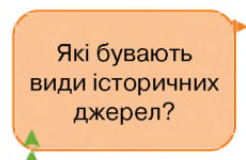
#> input picture erasure-samples/01.png, 246 x 160 px
$ python claude_text_removal.py --input erasure-samples/01.png --output out.png
#> lines starting #> are read from the running program, lines starting #| are printed output that depends on the picture; after the words box and inside, x2 and y2 are one past the last pixel; in counts of white or black regions, pixels touching at a corner belong together
#!/usr/bin/env python3
"""
Text removal from PNG images using advanced inpainting techniques.
Removes text while preserving background colors and patterns.

This module can be used both as a CLI tool and imported as a library:

CLI usage:
    python claude_text_removal.py --input image.png --output result.png

Library usage:
    from claude_text_removal import remove_text_pil, remove_text_from_image
    from PIL import Image

    # With PIL Image
    img = Image.open('input.png')
    result_img = remove_text_pil(img)
    result_img.save('output.png')

    # With file paths
    remove_text_from_image('input.png', 'output.png')
"""

import argparse
import cv2
import numpy as np
from pathlib import Path
import sys
from typing import Union

try:
    from PIL import Image
except ImportError:
    Image = None


def detect_text_mask(image):
    """
    Detect text regions in the image and create a mask.

    Args:
        image: Input image (BGR format)

    Returns:
        Binary mask where text regions are white (255)
    """
    # Convert to grayscale
    gray = cv2.cvtColor(image, cv2.COLOR_BGR2GRAY)

    # Calculate image dimensions and area
    img_height, img_width = image.shape[:2]
    img_area = img_height * img_width

    # Get image statistics to determine background
    mean_intensity = np.mean(gray)

    # Create multiple masks using different techniques
    masks = []

    # Method 1: Stroke Width Transform approximation using morphological operations
    # Detect dark text on light background
    if mean_intensity > 127:
        # Light background - look for dark text
        _, binary = cv2.threshold(gray, 0, 255, cv2.THRESH_BINARY_INV + cv2.THRESH_OTSU)
        masks.append(binary)

        # Also try adaptive threshold
        adaptive = cv2.adaptiveThreshold(gray, 255, cv2.ADAPTIVE_THRESH_GAUSSIAN_C,
                                         cv2.THRESH_BINARY_INV, 15, 8)
        masks.append(adaptive)
    else:
        # Dark background - look for light text
        _, binary = cv2.threshold(gray, 0, 255, cv2.THRESH_BINARY + cv2.THRESH_OTSU)
        masks.append(binary)

    # Method 2: Color-based detection
    hsv = cv2.cvtColor(image, cv2.COLOR_BGR2HSV)

    # Detect black/dark text (most common)
    lower_dark = np.array([0, 0, 0])
    upper_dark = np.array([180, 255, 100])
    dark_mask = cv2.inRange(hsv, lower_dark, upper_dark)
    masks.append(dark_mask)

    # Detect any saturated colored text (any hue with high saturation)
    # This catches blue, red, green, yellow, cyan, magenta text, etc.
    # High saturation with reasonable brightness indicates colored text
    lower_colored = np.array([0, 100, 50])  # Any hue, high saturation, decent brightness
    upper_colored = np.array([180, 255, 255])
    colored_mask = cv2.inRange(hsv, lower_colored, upper_colored)

    # Filter colored mask to only keep text-sized regions
    # Remove large colored regions that are likely decorative elements
    colored_contours, _ = cv2.findContours(colored_mask, cv2.RETR_EXTERNAL, cv2.CHAIN_APPROX_SIMPLE)
    filtered_colored_mask = np.zeros_like(colored_mask)
    for contour in colored_contours:
        area = cv2.contourArea(contour)
        # Only keep small colored regions (text), not large shapes
        if area < img_area * 0.05:  # Less than 5% of image
            cv2.drawContours(filtered_colored_mask, [contour], -1, 255, -1)

    masks.append(filtered_colored_mask)

    # Method 3: Variance-based detection (text has high local variance)
    # Calculate local variance using a sliding window
    kernel_size = 5
    kernel = np.ones((kernel_size, kernel_size), np.float32) / (kernel_size * kernel_size)

    gray_float = gray.astype(np.float32)
    mean_local = cv2.filter2D(gray_float, -1, kernel)
    mean_sq_local = cv2.filter2D(gray_float**2, -1, kernel)
    variance = mean_sq_local - mean_local**2

    # Normalize variance
    variance = cv2.normalize(variance, None, 0, 255, cv2.NORM_MINMAX)
    variance = variance.astype(np.uint8)

    # Threshold high variance regions
    _, variance_mask = cv2.threshold(variance, 0, 255, cv2.THRESH_BINARY + cv2.THRESH_OTSU)
    masks.append(variance_mask)

    # Combine all masks
    combined_mask = np.zeros_like(gray)
    for mask in masks:
        combined_mask = cv2.bitwise_or(combined_mask, mask)

    # Morphological operations to clean up
    # Remove small noise
    kernel_open = cv2.getStructuringElement(cv2.MORPH_ELLIPSE, (2, 2))
    combined_mask = cv2.morphologyEx(combined_mask, cv2.MORPH_OPEN, kernel_open)

    # Close small gaps in text
    kernel_close = cv2.getStructuringElement(cv2.MORPH_ELLIPSE, (2, 2))
    combined_mask = cv2.morphologyEx(combined_mask, cv2.MORPH_CLOSE, kernel_close)

    # Filter contours by characteristics typical of text
    contours, _ = cv2.findContours(combined_mask, cv2.RETR_EXTERNAL, cv2.CHAIN_APPROX_SIMPLE)

    # Create refined mask with only text-like regions
    refined_mask = np.zeros_like(combined_mask)

    text_contours = []

    for contour in contours:
        area = cv2.contourArea(contour)

        # Skip very small specks
        if area < 20:
            continue

        # Skip very large regions (probably not text)
        if area > img_area * 0.6:
            continue

        x, y, w, h = cv2.boundingRect(contour)

        # Skip regions that are too large relative to image
        # Use 0.95 threshold to allow text that spans most of small images
        if w > img_width * 0.95 and h > img_height * 0.95:
            continue

        # Check aspect ratio (text characters/words have reasonable ratios)
        if w > 0 and h > 0:
            aspect_ratio = max(w, h) / min(w, h)

            # Individual characters: roughly square to moderately elongated
            # Text lines: can be quite wide
            if aspect_ratio > 30:  # Too extreme
                continue

        # Check if region has sufficient density (text should have reasonable fill)
        hull = cv2.convexHull(contour)
        hull_area = cv2.contourArea(hull)
        if hull_area > 0:
            solidity = area / hull_area
            if solidity < 0.2:  # Too sparse, probably not text
                continue

        text_contours.append(contour)

    # Draw all text contours
    cv2.drawContours(refined_mask, text_contours, -1, 255, -1)

    # Final dilation to ensure we cover text edges and any remaining artifacts
    kernel_dilate = cv2.getStructuringElement(cv2.MORPH_ELLIPSE, (5, 5))
    refined_mask = cv2.dilate(refined_mask, kernel_dilate, iterations=3)

    return refined_mask


def inpaint_text_regions(image, mask):
    """
    Remove text by inpainting the masked regions.

    Args:
        image: Input image (BGR format)
        mask: Binary mask of text regions

    Returns:
        Image with text removed
    """
    # Use Navier-Stokes based inpainting (better for texture preservation)
    result = cv2.inpaint(image, mask, inpaintRadius=5, flags=cv2.INPAINT_NS)

    # Also try Telea algorithm and blend
    result_telea = cv2.inpaint(image, mask, inpaintRadius=5, flags=cv2.INPAINT_TELEA)

    # Blend both results for better quality
    result = cv2.addWeighted(result, 0.6, result_telea, 0.4, 0)

    return result


# [89 lines left out: functions pil_to_cv2, cv2_to_pil, remove_text_pil, not called in this run]


def remove_text_from_image(input_path, output_path, verbose=True):
    """
    Remove text from an image file.

    Args:
        input_path: Path to input image file (string or Path object)
        output_path: Path to save output image file (string or Path object)
        verbose: If True, print processing information

    Returns:
        OpenCV image (BGR format) with text removed
    """
    # Read image
    image = cv2.imread(str(input_path))
    if image is None:
        raise ValueError(f"Could not read image: {input_path}")

    if verbose:
        print(f"Processing image: {input_path}")
        print(f"Image size: {image.shape[1]}x{image.shape[0]}")

    # Detect text regions
    if verbose:
        print("Detecting text regions...")
    mask = detect_text_mask(image)

    # Count text pixels
    if verbose:
        text_pixels = np.sum(mask > 0)
        total_pixels = mask.shape[0] * mask.shape[1]
        text_percentage = (text_pixels / total_pixels) * 100
        print(f"Text coverage: {text_percentage:.2f}%")

    # Inpaint text regions
    if verbose:
        print("Removing text...")
    result = inpaint_text_regions(image, mask)

    # Ensure output directory exists
    output_path = Path(output_path)
    output_path.parent.mkdir(parents=True, exist_ok=True)

    # Save result
    cv2.imwrite(str(output_path), result)
    if verbose:
        print(f"Result saved to: {output_path}")

    return result


def main():
    parser = argparse.ArgumentParser(
        description="Remove text from PNG images while preserving background.",
        formatter_class=argparse.RawDescriptionHelpFormatter,
        epilog="""
Examples:
  %(prog)s --input image.png --output result.png
  %(prog)s --input samples/01.png --output output/01.png
        """
    )

    parser.add_argument(
        "--input",
        required=True,
        type=str,
        help="Path to input PNG image"
    )

    parser.add_argument(
        "--output",
        required=True,
        type=str,
        help="Path to output PNG image"
    )

    args = parser.parse_args()

    # Validate input file exists
    input_path = Path(args.input)
    if not input_path.exists():
        print(f"Error: Input file does not exist: {args.input}", file=sys.stderr)
        sys.exit(1)

    if not input_path.suffix.lower() == '.png':
        print(f"Warning: Input file is not a PNG: {args.input}", file=sys.stderr)

    try:
        remove_text_from_image(input_path, args.output)
#> in remove_text_from_image, image is the input picture: shape (160, 246, 3); mean B, G, R 157.5, 193.9, 235.9
#| Image size: 246x160
#> in detect_text_mask, `gray = cv2.cvtColor(image, cv2.COLOR_BGR2GRAY)`:
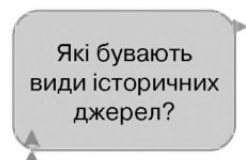
#> gray: shape (160, 246); min 1, max 255, mean 202.3
#> in detect_text_mask, `mean_intensity = np.mean(gray)`: mean_intensity = 202.3
#> in detect_text_mask, `_, binary = cv2.threshold(gray, 0, 255, cv2.THRESH_BINARY_INV + cv2.TH..`:
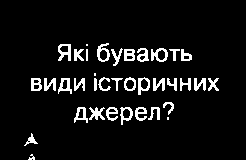
#> binary: shape (160, 246); 7.1% white in thin lines or dots, all inside (x1, y1, x2, y2) = (24, 43, 219, 160)
#> in detect_text_mask, `colored_mask = cv2.inRange(hsv, lower_colored, upper_colored)`:
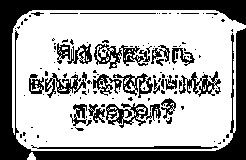
#> colored_mask: shape (160, 246); 64.8% white; 123 black regions (96 under 20 px)
#> in detect_text_mask, `colored_contours, _ = cv2.findContours(colored_mask, cv2.RETR_EXTERNAL..`: colored_contours = 2 contours; box (x1, y1, x2, y2) and area: (12, 10, 246, 151) 30506, (27, 152, 36, 160) 34
#> the loop in detect_text_mask, `for contour in colored_contours:` made 2 passes
#> area on passes 1 to 2: 34.5, 30505.5
#> the loop in detect_text_mask, `for mask in masks:` made 5 passes
#> after the loop in detect_text_mask, `for mask in masks:`:
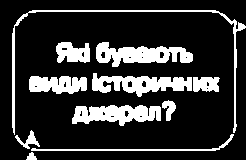
#> combined_mask: shape (160, 246); 19.2% white; 11 white regions, largest, box (x1, y1, x2, y2) and area: (96, 42, 193, 67) 1368, (92, 73, 192, 97) 1298, (72, 105, 161, 126) 1263
#> in detect_text_mask, `kernel_open = cv2.getStructuringElement(cv2.MORPH_ELLIPSE, (2, 2))`: kernel_open = [[0, 1], [1, 1]]
#> in detect_text_mask, `combined_mask = cv2.morphologyEx(combined_mask, cv2.MORPH_CLOSE, kerne..`:
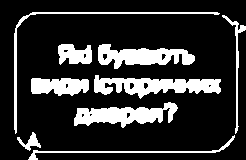
#> combined_mask: shape (160, 246); 19.3% white; 9 white regions
#> in detect_text_mask, `contours, _ = cv2.findContours(combined_mask, cv2.RETR_EXTERNAL, cv2.C..`: contours = 9 contours; largest, box (x1, y1, x2, y2) and area: (94, 75, 221, 99) 1500, (74, 102, 178, 128) 1334, (98, 44, 195, 69) 1271, (31, 78, 89, 96) 758, (58, 44, 92, 65) 489
#> the loop in detect_text_mask, `for contour in contours:` made 9 passes
#> (area, x, y, w, h, aspect_ratio, hull_area, solidity) on passes 1 to 8: (272.5, 28, 135, 207, 25, 8.28, 2485.5, 0.11), (138.5, 17, 132, 24, 19, 1.26, 267.5, 0.518), (1333.5, 74, 102, 104, 26, 4, 2009, 0.664), (757.5, 31, 78, 58, 18, 3.22, 896.5, 0.845), (1500, 94, 75, 127, 24, 5.29, 2321.5, 0.646), (1271, 98, 44, 97, 25, 3.88, 1815, 0.7), (489, 58, 44, 34, 21, 1.62, 620, 0.789), (215.5, 222, 15, 24, 119, 4.96, 1445, 0.149)
#> after the loop in detect_text_mask, `for contour in contours:`: text_contours = 6 contours; box (x1, y1, x2, y2) and area: (94, 75, 221, 99) 1500, (74, 102, 178, 128) 1334, (98, 44, 195, 69) 1271, (31, 78, 89, 96) 758, (58, 44, 92, 65) 489, (17, 132, 41, 151) 138
#> in detect_text_mask, `kernel_dilate = cv2.getStructuringElement(cv2.MORPH_ELLIPSE, (5, 5))`: kernel_dilate = [[0, 0, 1, 0, 0], [1, 1, 1, 1, 1], [1, 1, 1, 1, 1], [1, 1, 1, 1, 1], [0, 0, 1, 0, 0]]
#> in detect_text_mask, `refined_mask = cv2.dilate(refined_mask, kernel_dilate, iterations=3)`:
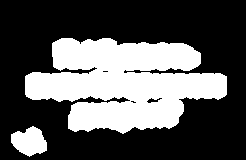
#> refined_mask: shape (160, 246); 33.9% white; 2 white regions, box (x1, y1, x2, y2) and area: (25, 38, 227, 134) 12589, (11, 126, 47, 157) 754
#> in remove_text_from_image, `text_pixels = np.sum(mask > 0)`: text_pixels = 13343
#> in remove_text_from_image, `text_percentage = (text_pixels / total_pixels) * 100`: text_percentage = 33.9
#| Text coverage: 33.90%
#> in inpaint_text_regions, `result = cv2.inpaint(image, mask, inpaintRadius=5, flags=cv2.INPAINT_NS)`:
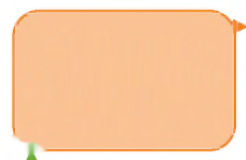
#> result: shape (160, 246, 3); mean B, G, R 165.5, 204.4, 249.7
        print("\nSuccess! Text removed from image.")
    except Exception as e:
        print(f"Error: {e}", file=sys.stderr)
        sys.exit(1)


if __name__ == "__main__":
    main()

$ run again, on erasure-samples/05.png
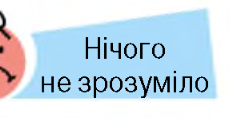
#> input picture erasure-samples/05.png, 232 x 118 px
#> in remove_text_from_image, image is the input picture: shape (118, 232, 3); mean B, G, R 232.4, 219, 199.5
#| Image size: 232x118
#> mean_intensity = 214.7
#> binary: shape (118, 232); 6.3% white in thin lines or dots, all inside (x1, y1, x2, y2) = (0, 12, 208, 98)
#> adaptive: shape (118, 232); 10% white in thin lines or dots, all inside (x1, y1, x2, y2) = (0, 9, 216, 99)
#> hsv: shape (118, 232, 3); mean H, S, V 76.7, 52.4, 237.6
#> colored_mask: shape (118, 232); 4.3% white; 13 white regions (12 under 20 px)
#> colored_contours = 13 contours, 12 with area under 20; largest, box (x1, y1, x2, y2) and area: (0, 26, 24, 97) 1122
#> the loop in detect_text_mask, `for contour in colored_contours:` made 13 passes
#> area on pass 13: 1122.5
#> variance_mask: shape (118, 232); 13.6% white; 7 white regions, largest, box (x1, y1, x2, y2) and area: (78, 70, 178, 100) 1573, (109, 41, 150, 60) 515, (40, 75, 72, 94) 448
#> the loop in detect_text_mask, `for mask in masks:` made 5 passes
#> kernel_open = [[0, 1], [1, 1]]
#> contours = 30 contours, 23 with area under 20; largest, box (x1, y1, x2, y2) and area: (80, 72, 212, 102) 1956, (0, 13, 27, 100) 1450, (86, 38, 152, 62) 886, (42, 77, 74, 96) 402, (152, 44, 169, 62) 213, (15, 94, 25, 101) 27, (212, 93, 218, 100) 20
#> the loop in detect_text_mask, `for contour in contours:` made 30 passes
#> (area, x, y, w, h, aspect_ratio, hull_area, solidity) on passes 3, 4, 8, 10, 13, 15, 29: (27, 15, 94, 10, 7, 1.43, 36.5, 0.74), (20, 212, 93, 6, 7, 1.17, 21.5, 0.93), (401.5, 42, 77, 32, 19, 1.68, 510.5, 0.786), (1956.5, 80, 72, 132, 30, 4.4, 3143.5, 0.622), (213, 152, 44, 17, 18, 1.06, 218.5, 0.975), (886.5, 86, 38, 66, 24, 2.75, 1325.5, 0.669), (1450, 0, 13, 27, 87, 3.22, 1565, 0.927)
#> after the loop in detect_text_mask, `for contour in contours:`: text_contours = 7 contours; box (x1, y1, x2, y2) and area: (80, 72, 212, 102) 1956, (0, 13, 27, 100) 1450, (86, 38, 152, 62) 886, (42, 77, 74, 96) 402, (152, 44, 169, 62) 213, (15, 94, 25, 101) 27, (212, 93, 218, 100) 20
#> kernel_dilate = [[0, 0, 1, 0, 0], [1, 1, 1, 1, 1], [1, 1, 1, 1, 1], [1, 1, 1, 1, 1], [0, 0, 1, 0, 0]]
#> text_pixels = 10912
#> text_percentage = 39.86
#| Text coverage: 39.86%
#> in inpaint_text_regions, `result = cv2.inpaint(image, mask, inpaintRadius=5, flags=cv2.INPAINT_NS)`:
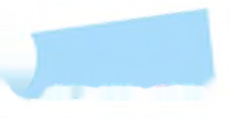
#> result: shape (118, 232, 3); mean B, G, R 252.3, 238.8, 215.1
